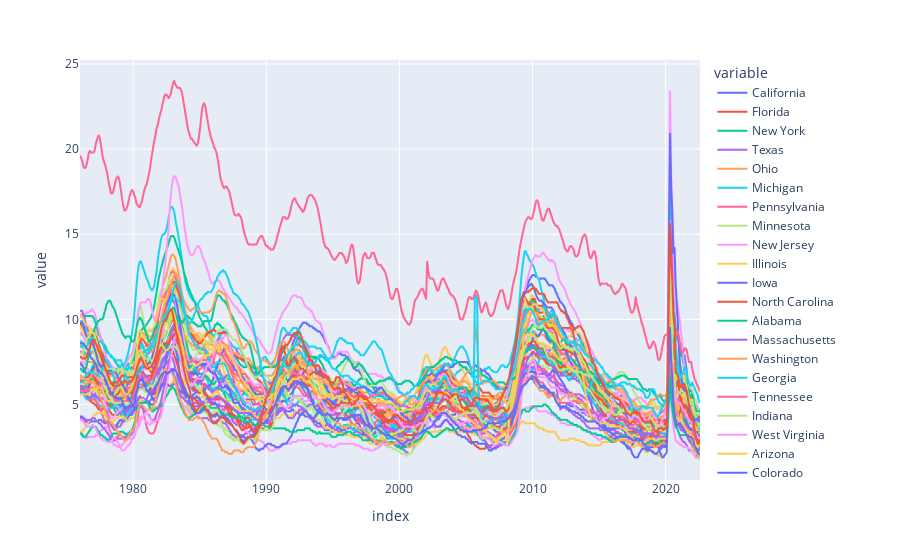

Source (notebook cell):
### Code cell
#plot state unemployement Rate
px.line(uemp_states)

### Figure 1 — Plotly figure (JSON) as saved in the notebook; plotly's stock layout.template omitted (floating-point values rounded to 4 significant figures; data arrays with more than 128 entries replaced by an {"elided": "..."} marker saying what was removed)
{"data": [{"hovertemplate": "variable=California<br>index=%{x}<br>value=%{y}<extra></extra>", "legendgroup": "California", "line": {"color": "#636efa", "dash": "solid"}, "marker": {"symbol": "circle"}, "mode": "lines", "name": "California", "showlegend": true, "type": "scattergl", "x": {"elided": "558 str values"}, "xaxis": "x", "y": {"elided": "558 float values"}, "yaxis": "y"}, {"hovertemplate": "variable=Florida<br>index=%{x}<br>value=%{y}<extra></extra>", "legendgroup": "Florida", "line": {"color": "#EF553B", "dash": "solid"}, "marker": {"symbol": "circle"}, "mode": "lines", "name": "Florida", "showlegend": true, "type": "scattergl", "x": {"elided": "558 str values"}, "xaxis": "x", "y": {"elided": "558 float values"}, "yaxis": "y"}, {"hovertemplate": "variable=New York<br>index=%{x}<br>value=%{y}<extra></extra>", "legendgroup": "New York", "line": {"color": "#00cc96", "dash": "solid"}, "marker": {"symbol": "circle"}, "mode": "lines", "name": "New York", "showlegend": true, "type": "scattergl", "x": {"elided": "558 str values"}, "xaxis": "x", "y": {"elided": "558 float values"}, "yaxis": "y"}, {"hovertemplate": "variable=Texas<br>index=%{x}<br>value=%{y}<extra></extra>", "legendgroup": "Texas", "line": {"color": "#ab63fa", "dash": "solid"}, "marker": {"symbol": "circle"}, "mode": "lines", "name": "Texas", "showlegend": true, "type": "scattergl", "x": {"elided": "558 str values"}, "xaxis": "x", "y": {"elided": "558 float values"}, "yaxis": "y"}, {"hovertemplate": "variable=Ohio<br>index=%{x}<br>value=%{y}<extra></extra>", "legendgroup": "Ohio", "line": {"color": "#FFA15A", "dash": "solid"}, "marker": {"symbol": "circle"}, "mode": "lines", "name": "Ohio", "showlegend": true, "type": "scattergl", "x": {"elided": "558 str values"}, "xaxis": "x", "y": {"elided": "558 float values"}, "yaxis": "y"}, {"hovertemplate": "variable=Michigan<br>index=%{x}<br>value=%{y}<extra></extra>", "legendgroup": "Michigan", "line": {"color": "#19d3f3", "dash": "solid"}, "marker": {"symbol": "circle"}, "mode": "lines", "name": "Michigan", "showlegend": true, "type": "scattergl", "x": {"elided": "558 str values"}, "xaxis": "x", "y": {"elided": "558 float values"}, "yaxis": "y"}, {"hovertemplate": "variable=Pennsylvania<br>index=%{x}<br>value=%{y}<extra></extra>", "legendgroup": "Pennsylvania", "line": {"color": "#FF6692", "dash": "solid"}, "marker": {"symbol": "circle"}, "mode": "lines", "name": "Pennsylvania", "showlegend": true, "type": "scattergl", "x": {"elided": "558 str values"}, "xaxis": "x", "y": {"elided": "558 float values"}, "yaxis": "y"}, {"hovertemplate": "variable=Minnesota<br>index=%{x}<br>value=%{y}<extra></extra>", "legendgroup": "Minnesota", "line": {"color": "#B6E880", "dash": "solid"}, "marker": {"symbol": "circle"}, "mode": "lines", "name": "Minnesota", "showlegend": true, "type": "scattergl", "x": {"elided": "558 str values"}, "xaxis": "x", "y": {"elided": "558 float values"}, "yaxis": "y"}, {"hovertemplate": "variable=New Jersey<br>index=%{x}<br>value=%{y}<extra></extra>", "legendgroup": "New Jersey", "line": {"color": "#FF97FF", "dash": "solid"}, "marker": {"symbol": "circle"}, "mode": "lines", "name": "New Jersey", "showlegend": true, "type": "scattergl", "x": {"elided": "558 str values"}, "xaxis": "x", "y": {"elided": "558 float values"}, "yaxis": "y"}, {"hovertemplate": "variable=Illinois<br>index=%{x}<br>value=%{y}<extra></extra>", "legendgroup": "Illinois", "line": {"color": "#FECB52", "dash": "solid"}, "marker": {"symbol": "circle"}, "mode": "lines", "name": "Illinois", "showlegend": true, "type": "scattergl", "x": {"elided": "558 str values"}, "xaxis": "x", "y": {"elided": "558 float values"}, "yaxis": "y"}, {"hovertemplate": "variable=Iowa<br>index=%{x}<br>value=%{y}<extra></extra>", "legendgroup": "Iowa", "line": {"color": "#636efa", "dash": "solid"}, "marker": {"symbol": "circle"}, "mode": "lines", "name": "Iowa", "showlegend": true, "type": "scattergl", "x": {"elided": "558 str values"}, "xaxis": "x", "y": {"elided": "558 float values"}, "yaxis": "y"}, {"hovertemplate": "variable=North Carolina<br>index=%{x}<br>value=%{y}<extra></extra>", "legendgroup": "North Carolina", "line": {"color": "#EF553B", "dash": "solid"}, "marker": {"symbol": "circle"}, "mode": "lines", "name": "North Carolina", "showlegend": true, "type": "scattergl", "x": {"elided": "558 str values"}, "xaxis": "x", "y": {"elided": "558 float values"}, "yaxis": "y"}, {"hovertemplate": "variable=Alabama<br>index=%{x}<br>value=%{y}<extra></extra>", "legendgroup": "Alabama", "line": {"color": "#00cc96", "dash": "solid"}, "marker": {"symbol": "circle"}, "mode": "lines", "name": "Alabama", "showlegend": true, "type": "scattergl", "x": {"elided": "558 str values"}, "xaxis": "x", "y": {"elided": "558 float values"}, "yaxis": "y"}, {"hovertemplate": "variable=Massachusetts<br>index=%{x}<br>value=%{y}<extra></extra>", "legendgroup": "Massachusetts", "line": {"color": "#ab63fa", "dash": "solid"}, "marker": {"symbol": "circle"}, "mode": "lines", "name": "Massachusetts", "showlegend": true, "type": "scattergl", "x": {"elided": "558 str values"}, "xaxis": "x", "y": {"elided": "558 float values"}, "yaxis": "y"}, {"hovertemplate": "variable=Washington<br>index=%{x}<br>value=%{y}<extra></extra>", "legendgroup": "Washington", "line": {"color": "#FFA15A", "dash": "solid"}, "marker": {"symbol": "circle"}, "mode": "lines", "name": "Washington", "showlegend": true, "type": "scattergl", "x": {"elided": "558 str values"}, "xaxis": "x", "y": {"elided": "558 float values"}, "yaxis": "y"}, {"hovertemplate": "variable=Georgia<br>index=%{x}<br>value=%{y}<extra></extra>", "legendgroup": "Georgia", "line": {"color": "#19d3f3", "dash": "solid"}, "marker": {"symbol": "circle"}, "mode": "lines", "name": "Georgia", "showlegend": true, "type": "scattergl", "x": {"elided": "558 str values"}, "xaxis": "x", "y": {"elided": "558 float values"}, "yaxis": "y"}, {"hovertemplate": "variable=Tennessee<br>index=%{x}<br>value=%{y}<extra></extra>", "legendgroup": "Tennessee", "line": {"color": "#FF6692", "dash": "solid"}, "marker": {"symbol": "circle"}, "mode": "lines", "name": "Tennessee", "showlegend": true, "type": "scattergl", "x": {"elided": "558 str values"}, "xaxis": "x", "y": {"elided": "558 float values"}, "yaxis": "y"}, {"hovertemplate": "variable=Indiana<br>index=%{x}<br>value=%{y}<extra></extra>", "legendgroup": "Indiana", "line": {"color": "#B6E880", "dash": "solid"}, "marker": {"symbol": "circle"}, "mode": "lines", "name": "Indiana", "showlegend": true, "type": "scattergl", "x": {"elided": "558 str values"}, "xaxis": "x", "y": {"elided": "558 float values"}, "yaxis": "y"}, {"hovertemplate": "variable=West Virginia<br>index=%{x}<br>value=%{y}<extra></extra>", "legendgroup": "West Virginia", "line": {"color": "#FF97FF", "dash": "solid"}, "marker": {"symbol": "circle"}, "mode": "lines", "name": "West Virginia", "showlegend": true, "type": "scattergl", "x": {"elided": "558 str values"}, "xaxis": "x", "y": {"elided": "558 float values"}, "yaxis": "y"}, {"hovertemplate": "variable=Arizona<br>index=%{x}<br>value=%{y}<extra></extra>", "legendgroup": "Arizona", "line": {"color": "#FECB52", "dash": "solid"}, "marker": {"symbol": "circle"}, "mode": "lines", "name": "Arizona", "showlegend": true, "type": "scattergl", "x": {"elided": "558 str values"}, "xaxis": "x", "y": {"elided": "558 float values"}, "yaxis": "y"}, {"hovertemplate": "variable=Colorado<br>index=%{x}<br>value=%{y}<extra></extra>", "legendgroup": "Colorado", "line": {"color": "#636efa", "dash": "solid"}, "marker": {"symbol": "circle"}, "mode": "lines", "name": "Colorado", "showlegend": true, "type": "scattergl", "x": {"elided": "558 str values"}, "xaxis": "x", "y": {"elided": "558 float values"}, "yaxis": "y"}, {"hovertemplate": "variable=Kentucky<br>index=%{x}<br>value=%{y}<extra></extra>", "legendgroup": "Kentucky", "line": {"color": "#EF553B", "dash": "solid"}, "marker": {"symbol": "circle"}, "mode": "lines", "name": "Kentucky", "showlegend": true, "type": "scattergl", "x": {"elided": "558 str values"}, "xaxis": "x", "y": {"elided": "558 float values"}, "yaxis": "y"}, {"hovertemplate": "variable=Missouri<br>index=%{x}<br>value=%{y}<extra></extra>", "legendgroup": "Missouri", "line": {"color": "#00cc96", "dash": "solid"}, "marker": {"symbol": "circle"}, "mode": "lines", "name": "Missouri", "showlegend": true, "type": "scattergl", "x": {"elided": "558 str values"}, "xaxis": "x", "y": {"elided": "558 float values"}, "yaxis": "y"}, {"hovertemplate": "variable=Virginia<br>index=%{x}<br>value=%{y}<extra></extra>", "legendgroup": "Virginia", "line": {"color": "#ab63fa", "dash": "solid"}, "marker": {"symbol": "circle"}, "mode": "lines", "name": "Virginia", "showlegend": true, "type": "scattergl", "x": {"elided": "558 str values"}, "xaxis": "x", "y": {"elided": "558 float values"}, "yaxis": "y"}, {"hovertemplate": "variable=Arkansas<br>index=%{x}<br>value=%{y}<extra></extra>", "legendgroup": "Arkansas", "line": {"color": "#FFA15A", "dash": "solid"}, "marker": {"symbol": "circle"}, "mode": "lines", "name": "Arkansas", "showlegend": true, "type": "scattergl", "x": {"elided": "558 str values"}, "xaxis": "x", "y": {"elided": "558 float values"}, "yaxis": "y"}, {"hovertemplate": "variable=Wisconsin<br>index=%{x}<br>value=%{y}<extra></extra>", "legendgroup": "Wisconsin", "line": {"color": "#19d3f3", "dash": "solid"}, "marker": {"symbol": "circle"}, "mode": "lines", "name": "Wisconsin", "showlegend": true, "type": "scattergl", "x": {"elided": "558 str values"}, "xaxis": "x", "y": {"elided": "558 float values"}, "yaxis": "y"}, {"hovertemplate": "variable=Oklahoma<br>index=%{x}<br>value=%{y}<extra></extra>", "legendgroup": "Oklahoma", "line": {"color": "#FF6692", "dash": "solid"}, "marker": {"symbol": "circle"}, "mode": "lines", "name": "Oklahoma", "showlegend": true, "type": "scattergl", "x": {"elided": "558 str values"}, "xaxis": "x", "y": {"elided": "558 float values"}, "yaxis": "y"}, {"hovertemplate": "variable=New Mexico<br>index=%{x}<br>value=%{y}<extra></extra>", "legendgroup": "New Mexico", "line": {"color": "#B6E880", "dash": "solid"}, "marker": {"symbol": "circle"}, "mode": "lines", "name": "New Mexico", "showlegend": true, "type": "scattergl", "x": {"elided": "558 str values"}, "xaxis": "x", "y": {"elided": "558 float values"}, "yaxis": "y"}, {"hovertemplate": "variable=Nevada<br>index=%{x}<br>value=%{y}<extra></extra>", "legendgroup": "Nevada", "line": {"color": "#FF97FF", "dash": "solid"}, "marker": {"symbol": "circle"}, "mode": "lines", "name": "Nevada", "showlegend": true, "type": "scattergl", "x": {"elided": "558 str values"}, "xaxis": "x", "y": {"elided": "558 float values"}, "yaxis": "y"}, {"hovertemplate": "variable=Oregon<br>index=%{x}<br>value=%{y}<extra></extra>", "legendgroup": "Oregon", "line": {"color": "#FECB52", "dash": "solid"}, "marker": {"symbol": "circle"}, "mode": "lines", "name": "Oregon", "showlegend": true, "type": "scattergl", "x": {"elided": "558 str values"}, "xaxis": "x", "y": {"elided": "558 float values"}, "yaxis": "y"}, {"hovertemplate": "variable=South Carolina<br>index=%{x}<br>value=%{y}<extra></extra>", "legendgroup": "South Carolina", "line": {"color": "#636efa", "dash": "solid"}, "marker": {"symbol": "circle"}, "mode": "lines", "name": "South Carolina", "showlegend": true, "type": "scattergl", "x": {"elided": "558 str values"}, "xaxis": "x", "y": {"elided": "558 float values"}, "yaxis": "y"}, {"hovertemplate": "variable=Maryland<br>index=%{x}<br>value=%{y}<extra></extra>", "legendgroup": "Maryland", "line": {"color": "#EF553B", "dash": "solid"}, "marker": {"symbol": "circle"}, "mode": "lines", "name": "Maryland", "showlegend": true, "type": "scattergl", "x": {"elided": "558 str values"}, "xaxis": "x", "y": {"elided": "558 float values"}, "yaxis": "y"}, {"hovertemplate": "variable=Alaska<br>index=%{x}<br>value=%{y}<extra></extra>", "legendgroup": "Alaska", "line": {"color": "#00cc96", "dash": "solid"}, "marker": {"symbol": "circle"}, "mode": "lines", "name": "Alaska", "showlegend": true, "type": "scattergl", "x": {"elided": "558 str values"}, "xaxis": "x", "y": {"elided": "558 float values"}, "yaxis": "y"}, {"hovertemplate": "variable=Utah<br>index=%{x}<br>value=%{y}<extra></extra>", "legendgroup": "Utah", "line": {"color": "#ab63fa", "dash": "solid"}, "marker": {"symbol": "circle"}, "mode": "lines", "name": "Utah", "showlegend": true, "type": "scattergl", "x": {"elided": "558 str values"}, "xaxis": "x", "y": {"elided": "558 float values"}, "yaxis": "y"}, {"hovertemplate": "variable=Mississippi<br>index=%{x}<br>value=%{y}<extra></extra>", "legendgroup": "Mississippi", "line": {"color": "#FFA15A", "dash": "solid"}, "marker": {"symbol": "circle"}, "mode": "lines", "name": "Mississippi", "showlegend": true, "type": "scattergl", "x": {"elided": "558 str values"}, "xaxis": "x", "y": {"elided": "558 float values"}, "yaxis": "y"}, {"hovertemplate": "variable=Louisiana<br>index=%{x}<br>value=%{y}<extra></extra>", "legendgroup": "Louisiana", "line": {"color": "#19d3f3", "dash": "solid"}, "marker": {"symbol": "circle"}, "mode": "lines", "name": "Louisiana", "showlegend": true, "type": "scattergl", "x": {"elided": "558 str values"}, "xaxis": "x", "y": {"elided": "558 float values"}, "yaxis": "y"}, {"hovertemplate": "variable=Montana<br>index=%{x}<br>value=%{y}<extra></extra>", "legendgroup": "Montana", "line": {"color": "#FF6692", "dash": "solid"}, "marker": {"symbol": "circle"}, "mode": "lines", "name": "Montana", "showlegend": true, "type": "scattergl", "x": {"elided": "558 str values"}, "xaxis": "x", "y": {"elided": "558 float values"}, "yaxis": "y"}, {"hovertemplate": "variable=Connecticut<br>index=%{x}<br>value=%{y}<extra></extra>", "legendgroup": "Connecticut", "line": {"color": "#B6E880", "dash": "solid"}, "marker": {"symbol": "circle"}, "mode": "lines", "name": "Connecticut", "showlegend": true, "type": "scattergl", "x": {"elided": "558 str values"}, "xaxis": "x", "y": {"elided": "558 float values"}, "yaxis": "y"}, {"hovertemplate": "variable=Nebraska<br>index=%{x}<br>value=%{y}<extra></extra>", "legendgroup": "Nebraska", "line": {"color": "#FF97FF", "dash": "solid"}, "marker": {"symbol": "circle"}, "mode": "lines", "name": "Nebraska", "showlegend": true, "type": "scattergl", "x": {"elided": "558 str values"}, "xaxis": "x", "y": {"elided": "558 float values"}, "yaxis": "y"}, {"hovertemplate": "variable=North Dakota<br>index=%{x}<br>value=%{y}<extra></extra>", "legendgroup": "North Dakota", "line": {"color": "#FECB52", "dash": "solid"}, "marker": {"symbol": "circle"}, "mode": "lines", "name": "North Dakota", "showlegend": true, "type": "scattergl", "x": {"elided": "558 str values"}, "xaxis": "x", "y": {"elided": "558 float values"}, "yaxis": "y"}, {"hovertemplate": "variable=Hawaii<br>index=%{x}<br>value=%{y}<extra></extra>", "legendgroup": "Hawaii", "line": {"color": "#636efa", "dash": "solid"}, "marker": {"symbol": "circle"}, "mode": "lines", "name": "Hawaii", "showlegend": true, "type": "scattergl", "x": {"elided": "558 str values"}, "xaxis": "x", "y": {"elided": "558 float values"}, "yaxis": "y"}, {"hovertemplate": "variable=Maine<br>index=%{x}<br>value=%{y}<extra></extra>", "legendgroup": "Maine", "line": {"color": "#EF553B", "dash": "solid"}, "marker": {"symbol": "circle"}, "mode": "lines", "name": "Maine", "showlegend": true, "type": "scattergl", "x": {"elided": "558 str values"}, "xaxis": "x", "y": {"elided": "558 float values"}, "yaxis": "y"}, {"hovertemplate": "variable=South Dakota<br>index=%{x}<br>value=%{y}<extra></extra>", "legendgroup": "South Dakota", "line": {"color": "#00cc96", "dash": "solid"}, "marker": {"symbol": "circle"}, "mode": "lines", "name": "South Dakota", "showlegend": true, "type": "scattergl", "x": {"elided": "558 str values"}, "xaxis": "x", "y": {"elided": "558 float values"}, "yaxis": "y"}, {"hovertemplate": "variable=Kansas<br>index=%{x}<br>value=%{y}<extra></extra>", "legendgroup": "Kansas", "line": {"color": "#ab63fa", "dash": "solid"}, "marker": {"symbol": "circle"}, "mode": "lines", "name": "Kansas", "showlegend": true, "type": "scattergl", "x": {"elided": "558 str values"}, "xaxis": "x", "y": {"elided": "558 float values"}, "yaxis": "y"}, {"hovertemplate": "variable=New Hampshire<br>index=%{x}<br>value=%{y}<extra></extra>", "legendgroup": "New Hampshire", "line": {"color": "#FFA15A", "dash": "solid"}, "marker": {"symbol": "circle"}, "mode": "lines", "name": "New Hampshire", "showlegend": true, "type": "scattergl", "x": {"elided": "558 str values"}, "xaxis": "x", "y": {"elided": "558 float values"}, "yaxis": "y"}, {"hovertemplate": "variable=the District of Columbia<br>index=%{x}<br>value=%{y}<extra></extra>", "legendgroup": "the District of Columbia", "line": {"color": "#19d3f3", "dash": "solid"}, "marker": {"symbol": "circle"}, "mode": "lines", "name": "the District of Columbia", "showlegend": true, "type": "scattergl", "x": {"elided": "558 str values"}, "xaxis": "x", "y": {"elided": "558 float values"}, "yaxis": "y"}, {"hovertemplate": "variable=Puerto Rico<br>index=%{x}<br>value=%{y}<extra></extra>", "legendgroup": "Puerto Rico", "line": {"color": "#FF6692", "dash": "solid"}, "marker": {"symbol": "circle"}, "mode": "lines", "name": "Puerto Rico", "showlegend": true, "type": "scattergl", "x": {"elided": "558 str values"}, "xaxis": "x", "y": {"elided": "558 float values"}, "yaxis": "y"}, {"hovertemplate": "variable=Delaware<br>index=%{x}<br>value=%{y}<extra></extra>", "legendgroup": "Delaware", "line": {"color": "#B6E880", "dash": "solid"}, "marker": {"symbol": "circle"}, "mode": "lines", "name": "Delaware", "showlegend": true, "type": "scattergl", "x": {"elided": "558 str values"}, "xaxis": "x", "y": {"elided": "558 float values"}, "yaxis": "y"}, {"hovertemplate": "variable=Wyoming<br>index=%{x}<br>value=%{y}<extra></extra>", "legendgroup": "Wyoming", "line": {"color": "#FF97FF", "dash": "solid"}, "marker": {"symbol": "circle"}, "mode": "lines", "name": "Wyoming", "showlegend": true, "type": "scattergl", "x": {"elided": "558 str values"}, "xaxis": "x", "y": {"elided": "558 float values"}, "yaxis": "y"}, {"hovertemplate": "variable=Idaho<br>index=%{x}<br>value=%{y}<extra></extra>", "legendgroup": "Idaho", "line": {"color": "#FECB52", "dash": "solid"}, "marker": {"symbol": "circle"}, "mode": "lines", "name": "Idaho", "showlegend": true, "type": "scattergl", "x": {"elided": "558 str values"}, "xaxis": "x", "y": {"elided": "558 float values"}, "yaxis": "y"}, {"hovertemplate": "variable=Vermont<br>index=%{x}<br>value=%{y}<extra></extra>", "legendgroup": "Vermont", "line": {"color": "#636efa", "dash": "solid"}, "marker": {"symbol": "circle"}, "mode": "lines", "name": "Vermont", "showlegend": true, "type": "scattergl", "x": {"elided": "558 str values"}, "xaxis": "x", "y": {"elided": "558 float values"}, "yaxis": "y"}, {"hovertemplate": "variable=Rhode Island<br>index=%{x}<br>value=%{y}<extra></extra>", "legendgroup": "Rhode Island", "line": {"color": "#EF553B", "dash": "solid"}, "marker": {"symbol": "circle"}, "mode": "lines", "name": "Rhode Island", "showlegend": true, "type": "scattergl", "x": {"elided": "558 str values"}, "xaxis": "x", "y": {"elided": "558 float values"}, "yaxis": "y"}], "layout": {"legend": {"title": {"text": "variable"}, "tracegroupgap": 0}, "margin": {"t": 60}, "xaxis": {"anchor": "y", "domain": [0, 1], "title": {"text": "index"}}, "yaxis": {"anchor": "x", "domain": [0, 1], "title": {"text": "value"}}}}
